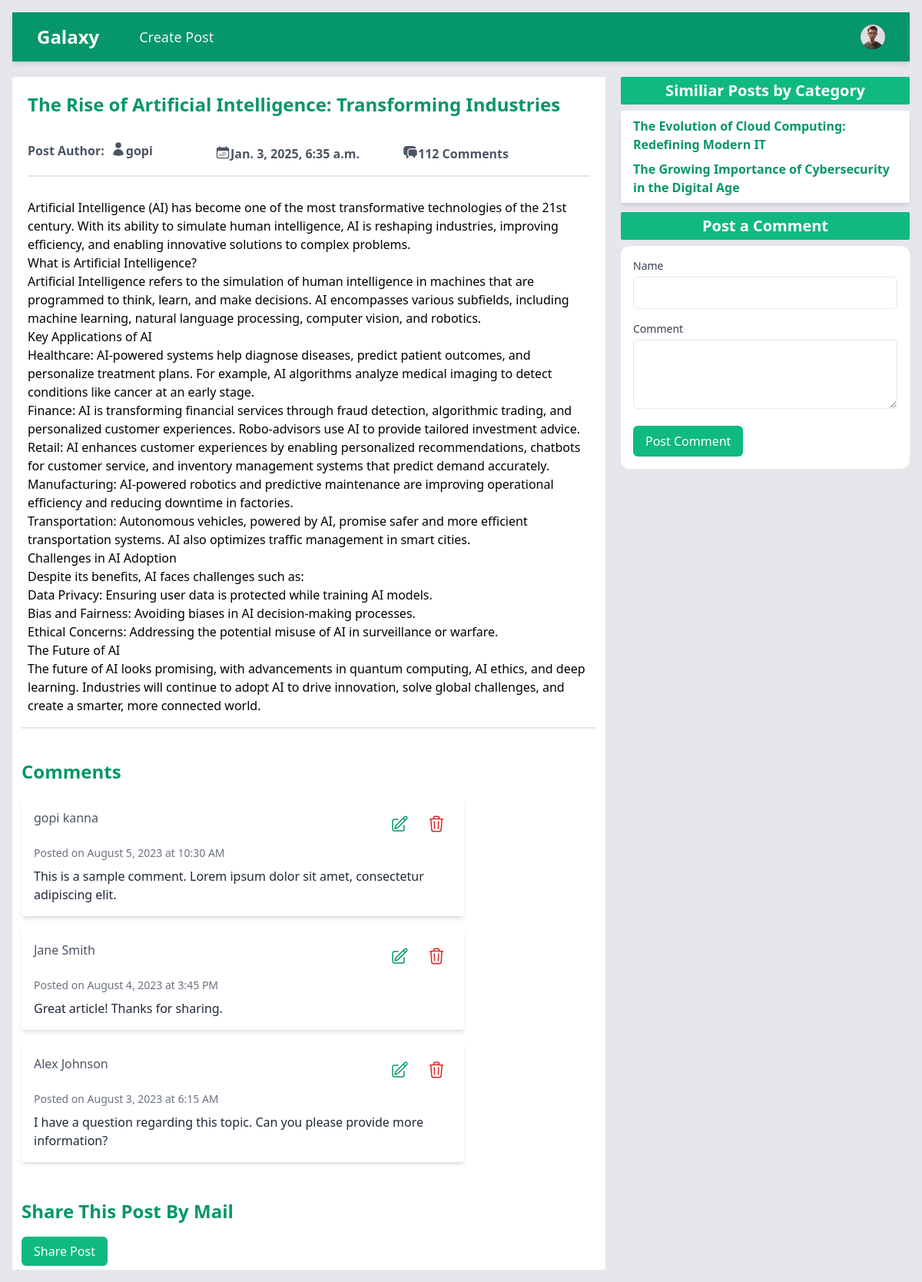
Screenshot of /read_post/ed0f13c7-958c-47e8-aeeb-8626d1ee5d61/the-rise-of-artificial-intelligence-transforming-industries (signed in) with the database file from the repository.
### accounts/models.py (models this page shows, shortened)
class UserProfile(models.Model):
    person = models.ForeignKey(User,on_delete=models.CASCADE, related_name='profile')
    about = models.TextField()
    talks_about = models.CharField(max_length=200, default='anything' )
    avatar = models.ImageField(upload_to='profile_images/',default='user.jpg')

### base/models.py (models this page shows, shortened)
class Post(models.Model):
    id = models.UUIDField(primary_key=True,max_length=15,editable=False,default=uuid.uuid4)
    title = models.CharField(max_length=250)
    slug = models.SlugField(max_length=250,unique_for_date='created', null=True,blank=True)
    author = models.ForeignKey(User,on_delete=models.CASCADE)
    body = models.TextField()
    image = models.ImageField(upload_to='blog_images/',default='default_blog_image.jpg')
    category = models.CharField(max_length=150)
    created = models.DateTimeField(auto_now_add=True)
    updated = models.DateTimeField(auto_now=True)
    def get_absolute_url(self):
        return reverse('read_post', args=[str(self.id),self.slug])
    class Meta:
        ordering=['-created']
        indexes=[models.Index(fields=['created'])]

### base/views.py (the view)
# urls.py: path('read_post/<str:id>/<str:slug>',read_post,name='read_post' ),
def read_post(request,id,slug):
    post=Post.objects.get(id=id,slug=slug)
    similar_post=Post.objects.filter(category=post.category)
    profile=UserProfile.objects.get(person=request.user)
    return render(request,'post.html',{'post':post,'profile':profile , 'similar_post':similar_post})

### base/templates/post.html (shortened to what this page needs)
{% load static %}
<!DOCTYPE html>
<html lang="en">
  <head>
    <link rel="stylesheet" href="{% static 'style.css'%}" />
  </head>
  <body class="p-4 bg-gray-200">
    <nav class="bg-emerald-600 shadow-md">
      <div class="mx-auto max-w-7xl px-4 sm:px-6 lg:px-8">
        <div class="flex h-16 items-center justify-between">
          <div class="flex items-center">
            <div class="flex-shrink-0">
              <a class="text-2xl font-bold text-white" href="{% url 'home'%}">Galaxy</a>
            </div>
            <div class="hidden md:block">
              <div class="ml-10 flex items-baseline space-x-4">
                {% if user.is_authenticated %}
                <a
                  href="create_post.html"
                  class="text-gray-100 hover:bg-gray-700 hover:text-white rounded-md px-3 py-2 text-lg font-medium"
                  aria-current="page"
                  >Create Post</a
                >
                {% endif %}
              </div>
            </div>
          </div>
          <div class="hidden md:block">
            <div class="ml-4 flex items-center md:ml-6">
              {% if user.is_authenticated %}
              <div class="relative ml-3">
                <div>
                  <button
                    type="button"
                    class="relative flex max-w-xs items-center rounded-full bg-gray-800 text-sm focus:outline-none focus:ring-2 focus:ring-white focus:ring-offset-2 focus:ring-offset-gray-800"
                    id="user-menu-button"
                    aria-expanded="false"
                    aria-haspopup="true"
                  >
                    <span class="absolute -inset-1.5"></span>
                    {% if profile.avatar %}
                    <img
                      class="h-8 w-8 rounded-full"
                      src="{{profile.avatar.url}}"
                      alt=""
                    />
                    {% else %}
                    <img
                      class="h-8 w-8 rounded-full"
                      src="{{'media/profile_images/user.jpg'}}"
                      alt=""
                    />
                    {% endif %}
                  </button>
                </div>
              </div>
              {% endif %}
            </div>
          </div>
        </div>
      </div>
    </nav>
    <main class="mt-5 grid grid-cols-1 md:grid-cols-2 lg:grid-cols-3 gap-5">
      <section
        class="bg-white p-3 rounded-sm col-span-1 md:col-span-2 md:h-[80vh] overflow-y-scroll scrollbar-hide"
      >
        <div class="w-full flex flex-col p-2">
          <h2 class="text-2xl font-bold pb-6 text-emerald-600">
           {{post.title}}
          </h2>
          <div
            class="w-full py-2 space-y-1 text-md font-semibold text-gray-600 grid grid-cols-13 md:grid-cols-3"
          >
            <div class="flex">
              <p class="mr-2">Post Author:</p>
              <a href="{% url 'profile' post.author.username post.author.id %}">{{post.author}}</a>
            </div>
            <div class="flex">
              <p>{{post.created}}</p>
            </div>
            <div class="flex">
              <p>112 Comments</p>
            </div>
          </div>
          <hr class="border w-full my-2 border-gray-200" />
          <div class="w-full">
            <p class="text-left mt-5 text-gray-700">
              {{post.body|linebreaks}}
            </p>
          </div>
        </div>
        <hr class="border w-full my-2 border-gray-200" />
        <div class="max-w-xl py-8">
          <h2 class="text-2xl text-emerald-600 font-bold mb-4">Comments</h2>
          <div class="bg-white shadow-md rounded p-4 mb-4">
            <div class="flex justify-between mb-2">
              <div class="text-gray-600">{{user.first_name}} {{user.last_name}}</div>
              <div class="text-gray-400 flex gap-2">
                <a
                  href="#"
                  class="text-emerald-600 rounded-xl hover:bg-emerald-100 p-2"
                  >
                </a>
                <a
                  href="delete.html"
                  class="text-red-600 p-2 rounded-xl hover:bg-red-100"
                >
                </a>
              </div>
            </div>
            <div class="text-gray-500 text-sm mb-2">
              Posted on August 5, 2023 at 10:30 AM
            </div>
            <p class="text-gray-800">
              This is a sample comment. Lorem ipsum dolor sit amet, consectetur
              adipiscing elit.
            </p>
          </div>
          <div class="bg-white shadow-md rounded p-4 mb-4">
            <div class="flex justify-between mb-2">
              <div class="text-gray-600">Jane Smith</div>
              <div class="text-gray-400 flex gap-2">
                <a
                  href="#"
                  class="text-emerald-600 rounded-xl hover:bg-emerald-100 p-2"
                  >
                </a>
                <a
                  href="delete.html"
                  class="text-red-600 p-2 rounded-xl hover:bg-red-100"
                >
                </a>
              </div>
            </div>
            <div class="text-gray-500 text-sm mb-2">
              Posted on August 4, 2023 at 3:45 PM
            </div>
            <p class="text-gray-800">Great article! Thanks for sharing.</p>
          </div>
          <div class="bg-white shadow-md rounded p-4 mb-4">
            <div class="flex justify-between mb-2">
              <div class="text-gray-600">Alex Johnson</div>
              <div class="text-gray-400 flex gap-2">
                <a
                  href="#"
                  class="text-emerald-600 rounded-xl hover:bg-emerald-100 p-2"
                  >
                </a>
                <a
                  href="delete.html"
                  class="text-red-600 p-2 rounded-xl hover:bg-red-100"
                >
                </a>
              </div>
            </div>
            <div class="text-gray-500 text-sm mb-2">
              Posted on August 3, 2023 at 6:15 AM
            </div>
            <p class="text-gray-800">
              I have a question regarding this topic. Can you please provide
              more information?
            </p>
          </div>
        </div>
        <h2 class="text-2xl capitalize font-bold pb-6 text-emerald-600">
          Share this post by mail
        </h2>
        <a
          href="share_post.html"
          class="bg-emerald-500 text-white px-4 py-2 rounded-md hover:bg-emerald-600 focus:outline-none focus:ring focus:border-emerald-300"
        >
          Share Post
        </a>
      </section>
      <section class="flex flex-col gap-2 md:h-[80vh]">
        <h1
          class="bg-emerald-500 w-full font-semibold text-xl text-center py-1 rounded-sm text-white"
        >
          Similiar Posts by Category
        </h1>
        <div
          class="w-full h-[25vh] overflow-y-scroll scrollbar-hide rounded-sm shadow-md bg-white flex flex-col p-1"
        >
        {% for s_post in similar_post %}
        {% if s_post != post %}
          <a
            href="{{s_post.get_absolute_url}}"
            class="w-full font-semibold text-base text-emerald-600 px-3 py-1 rounded-sm hover:underline"
            >{{s_post.title|truncatewords:10}}</a
          >
          {% endif %}
        {% empty %}
        <p class='w-full font-semibold text-base text-emerald-600 px-3 py-1 rounded-sm hover:underline'>
          No post by same category
        </p>
          {% endfor %}
        </div>
        <div class="flex flex-col mt-1 order-first lg:order-last">
          <h1
            class="bg-emerald-500 w-full font-semibold text-xl text-center py-1 mb-2 rounded-sm text-white"
          >
            Post a Comment
          </h1>
          <form method="post" class="space-y-4 bg-white p-4 rounded-xl">
            <div>
              <label for="name" class="block text-sm font-medium text-gray-700"
                >Name</label
              >
              <input
                type="text"
                id="name"
                name="name"
                required
                class="mt-1 p-2 border w-full rounded-md focus:outline-none focus:ring-emerald-400 focus:border-emerald-300"
              />
            </div>
            <div>
              <label
                for="comment"
                class="block text-sm font-medium text-gray-700"
                >Comment</label
              >
              <textarea
                id="comment"
                name="comment"
                rows="3"
                required
                class="mt-1 p-2 border w-full rounded-md focus:outline-none focus:ring-emerald-400 focus:border-emerald-300"
              ></textarea>
            </div>
            <div>
              <button
                type="submit"
                class="px-4 py-2 bg-emerald-500 text-white rounded-md hover:bg-emerald-600 focus:outline-none focus:ring-emerald-200"
              >
                Post Comment
              </button>
            </div>
          </form>
        </div>
      </section>
    </main>
  </body>
</html>

### rows the page displays
UserProfile: avatar (placeholder picture)
Post: title "The Rise of Artificial Intelligence: Transforming Industries", author "gopi", created "Jan. 3, 2025, 6:35 a.m.", body "Artificial Intelligence (AI) has become one of the most transformative technologies of the 21st century. With its ability to simulate human intelligence, AI is reshaping industries, improving efficiency, and enabling innovative solutions to complex problems. What is Artificial Intelligence? Artificial Intelligence refers to the simulation of human intelligence in machines that are programmed to think, learn, and make decisions. AI encompasses various subfields, including machine learning, natural language processing, computer vision, and robotics. Key Applications of AI Healthcare: AI-powered systems help diagnose diseases, predict patient outcomes, and personalize treatment plans. For…"
Post: title "The Evolution of Cloud Computing: Redefining Modern IT"
Post: title "The Growing Importance of Cybersecurity in the Digital Age"

### other values shown
{{ user.first_name }} "gopi"
{{ user.last_name }} "kanna"
